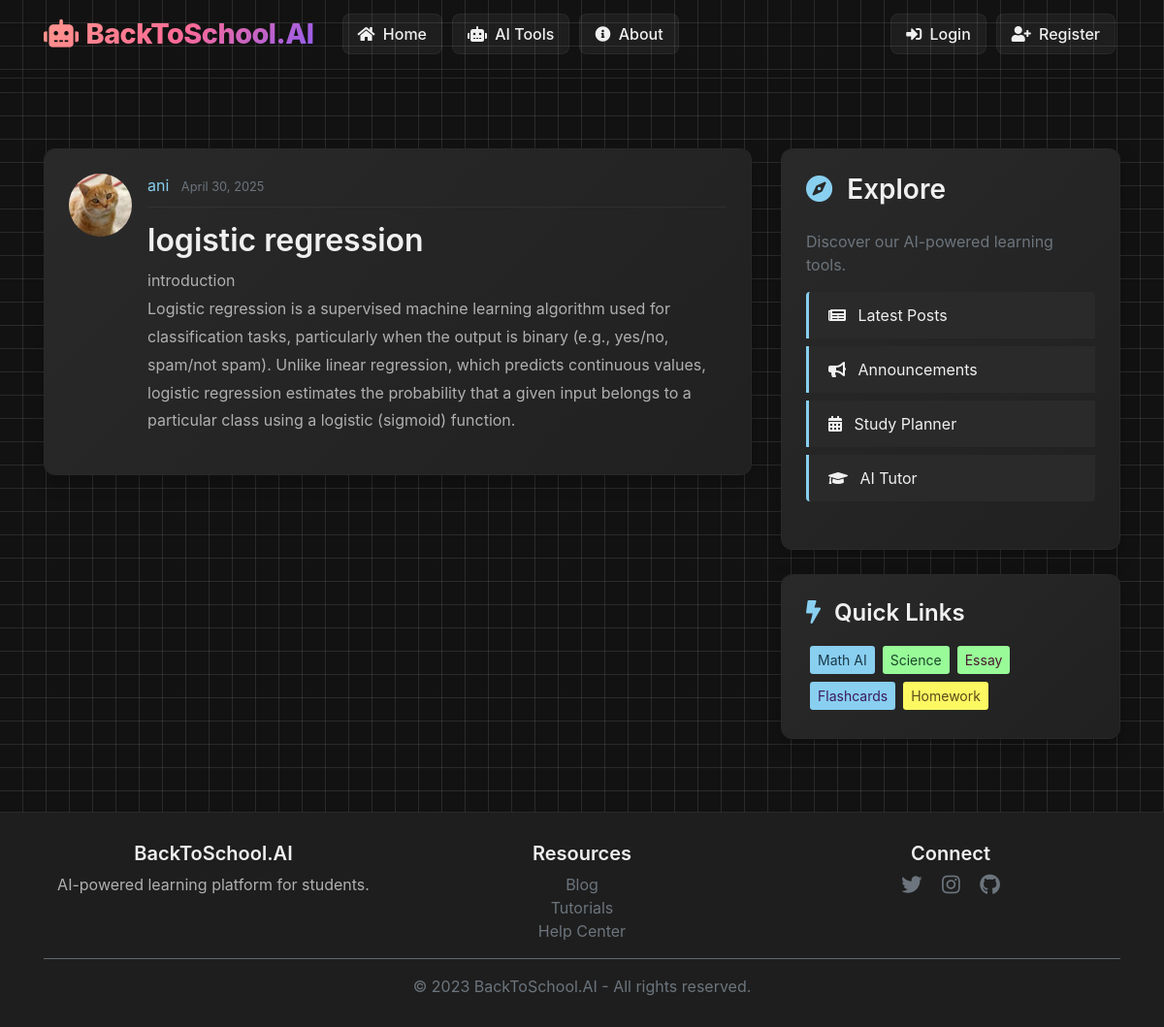
The page /post/33/ on the database its author committed.
### blog/models.py (models this page shows, shortened)
class Post(models.Model):
    title = models.CharField(max_length=100)
    content = models.TextField()
    date_posted = models.DateTimeField(default=timezone.now)
    author= models.ForeignKey(User, on_delete=models.CASCADE)

### users/models.py (models this page shows, shortened)
class Profile(models.Model):
    user = models.OneToOneField(User, on_delete=models.CASCADE)
    image = models.ImageField(default='default.jpg', upload_to='profile_pics')

### blog/views.py (the view)
# urls.py: path('post/<int:pk>/', PostDetailView.as_view(), name='post-detail'),
class PostDetailView(DetailView):
    model = Post

### blog/templates/blog/post_detail.html (shortened to what this page needs)
{% extends "blog/base.html" %}
{% block content %}
    <article class="media content-section">
        <img src="{% if post.author.profile.image %}{{ object.author.profile.image.url }}{% else %}/media/profile_pics/default.jpg{% endif %}"
             class="rounded-circle article-img" alt="Author Image">
        <div class="media-body">
            <div class="article-metadata">
                <a class="mr-2" href="#" style="color: var(--pastel-blue);">{{ object.author }}</a>
                <small class="text-muted">{{ object.date_posted|date:"F d, Y" }}</small>
            </div>
            <h2 class="article-title">{{ object.title }}</h2>
            <p class="article-content">{{ object.content }}</p>
        </div>
    </article>
{% endblock content %}

### blog/templates/blog/base.html (shortened to what this page needs)
{% load static %}
<!DOCTYPE html>
<html lang="en">
<head>
    <link rel="stylesheet" href="https://cdn.jsdelivr.net/npm/bootstrap@4.4.1/dist/css/bootstrap.min.css">
    <link rel="stylesheet" href="https://cdnjs.cloudflare.com/ajax/libs/font-awesome/5.15.4/css/all.min.css">
    <link rel="stylesheet" type="text/css" href="{% static 'blog/main.css' %}">
</head>
<body>
    <header class="site-header">
        <nav class="navbar navbar-expand-md navbar-dark fixed-top">
          <div class="container">
            <a class="navbar-brand mr-4" href="{% url 'blog-home' %}">
                <i class="fas fa-robot mr-2"></i>BackToSchool.AI
            </a>
            <div class="collapse navbar-collapse" id="navbarToggle">
              <div class="navbar-nav mr-auto">
                <a class="nav-item nav-link" href="{% url 'blog-home' %}"><i class="fas fa-home mr-1"></i> Home</a>
                <a class="nav-item nav-link" href="{% url 'ai-tools' %}"><i class="fas fa-robot mr-1"></i> AI Tools</a>
                <a class="nav-item nav-link" href="{% url 'blog-about' %}"><i class="fas fa-info-circle mr-1"></i> About</a>
              </div>
                <div class="navbar-nav">
                {% if user.is_authenticated %}
                  <a class="nav-item nav-link btn-pastel-purple" href="{% url 'post-create' %}"><i class="fas fa-plus-circle mr-1"></i> New Post</a>
                  <a class="nav-item nav-link profile-btn btn-pastel-pink" href="{% url 'profile' %}">
                    <div class="profile-pic">{{ user.username|first|upper }}</div>
                    {{ user.username }}
                  </a>
                  <a class="nav-item nav-link btn-pastel-yellow" href="{% url 'logout' %}"><i class="fas fa-sign-out-alt mr-1"></i></a>
                {% else %}
                  <a class="nav-item nav-link" href="{% url 'login' %}"><i class="fas fa-sign-in-alt mr-1"></i> Login</a>
                  <a class="nav-item nav-link" href="{% url 'register' %}"><i class="fas fa-user-plus mr-1"></i> Register</a>
                {% endif %}
                </div>
            </div>
          </div>
        </nav>
      </header>
      <main role="main" class="container mt-5 pt-4">
        <div class="row">
          <div class="col-md-8">
            {% block content %}{% endblock %}
          </div>
          <div class="col-md-4">
            <div class="content-section">
              <h3 class="mb-4"><i class="fas fa-compass mr-2" style="color: var(--pastel-blue);"></i> Explore</h3>
              <p class='text-muted'>Discover our AI-powered learning tools.
                <ul class="list-group mt-3">
                  <li class="list-group-item"><i class="fas fa-newspaper mr-2"></i> Latest Posts</li>
                  <li class="list-group-item"><i class="fas fa-bullhorn mr-2"></i> Announcements</li>
                  <li class="list-group-item"><i class="fas fa-calendar-alt mr-2"></i> Study Planner</li>
                  <li class="list-group-item"><i class="fas fa-graduation-cap mr-2"></i> AI Tutor</li>
                </ul>
              </p>
            </div>
            <div class="content-section">
              <h4 class="mb-3"><i class="fas fa-bolt mr-2" style="color: var(--pastel-blue);"></i> Quick Links</h4>
              <div class="d-flex flex-wrap">
                <a href="#" class="btn btn-sm btn-pastel-blue m-1">Math AI</a>
                <a href="#" class="btn btn-sm btn-pastel-green m-1">Science</a>
                <a href="#" class="btn btn-sm btn-pastel-pink m-1">Essay</a>
                <a href="#" class="btn btn-sm btn-pastel-purple m-1">Flashcards</a>
                <a href="#" class="btn btn-sm btn-pastel-yellow m-1">Homework</a>
              </div>
            </div>
          </div>
        </div>
      </main>
      <footer class="text-center">
        <div class="container">
          <div class="row">
            <div class="col-md-4 mb-3 mb-md-0">
              <h5>BackToSchool.AI</h5>
              <p>AI-powered learning platform for students.</p>
            </div>
            <div class="col-md-4 mb-3 mb-md-0">
              <h5>Resources</h5>
              <ul class="list-unstyled">
                <li><a href="#" class="text-secondary">Blog</a></li>
                <li><a href="#" class="text-secondary">Tutorials</a></li>
                <li><a href="#" class="text-secondary">Help Center</a></li>
              </ul>
            </div>
            <div class="col-md-4">
              <h5>Connect</h5>
              <a href="#" class="text-secondary mx-2"><i class="fab fa-twitter fa-lg"></i></a>
              <a href="#" class="text-secondary mx-2"><i class="fab fa-instagram fa-lg"></i></a>
              <a href="#" class="text-secondary mx-2"><i class="fab fa-github fa-lg"></i></a>
            </div>
          </div>
          <hr class="my-3 bg-secondary">
          <p class="mb-0 text-secondary">&copy; 2023 BackToSchool.AI - All rights reserved.</p>
        </div>
      </footer>
</body>
</html>

### blog/static/blog/main.css (style rules this page uses)
body { background: #fafafa; color: #333333; margin-top: 5rem; }
h1, h2, h3, h4, h5, h6 { color: #444444; }
ul { margin: 0; }
.site-header .navbar-nav .nav-link { color: #cbd5db; }
.content-section { background: #ffffff; padding: 10px 20px; border: 1px solid #dddddd; border-radius: 3px; margin-bottom: 20px; }
.article-title { color: #444444; }
.article-content { white-space: pre-line; }
.article-img { height: 65px; width: 65px; margin-right: 16px; }
.article-metadata { padding-bottom: 1px; margin-bottom: 4px; border-bottom: 1px solid #e3e3e3 }

### rows shown on the page
Post: author.image (picture), author "ani", date_posted "April 30, 2025", title "logistic regression", content "introduction Logistic regression is a supervised machine learning algorithm used for classification tasks, particularly when the output is binary (e.g., yes/no, spam/not spam). Unlike linear regression, which predicts continuous values, logistic regression estimates the probability that a given input belongs to a particular class using a logistic (sigmoid) function."
